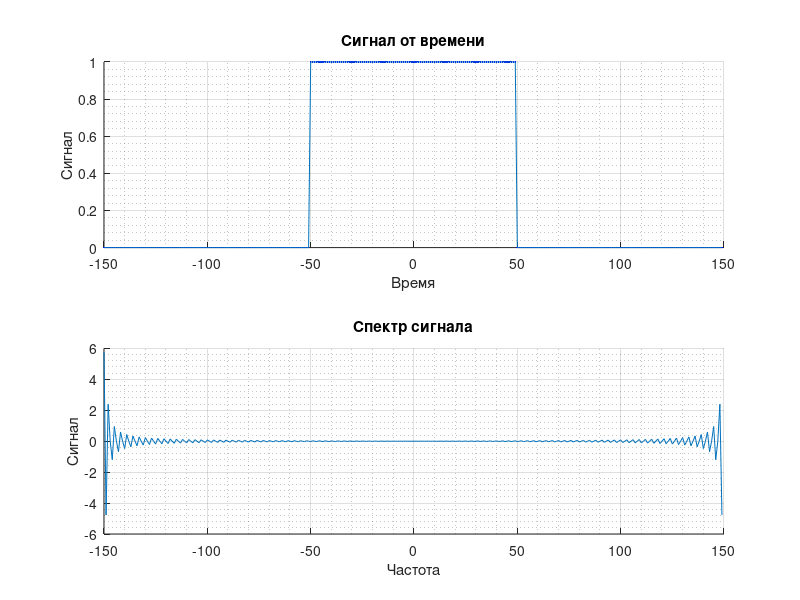

MATLAB code to generate this figure:
N=300;
St=[zeros(N/3,1);ones(N/3,1);zeros(N/3,1)];
n=repmat([0:1:N-1],N,1).* repmat([0:1:N-1].',1,N);

W=( 1/(sqrt(N)) )*exp( (-i*2*pi*n)/N );
Sf=W*St;

t=[-N/2:1:(N/2)-1].';
f=[-N/2:1:(N/2)-1].';

figure
    subplot(2,1,1)
    hold on
    plot(t,St,'b.','MarkerSize',4)
    plot(t,St,'MarkerSize',4)
    grid on
    grid minor
    xlabel('Время');
    ylabel('Сигнал');
    title('Сигнал от времени');
    hold off

    subplot(2,1,2)
    hold on
    plot(f,Sf,'MarkerSize',4)
    grid on
    grid minor
    xlabel('Частота');
    ylabel('Сигнал');
    title('Спектр сигнала');
    hold off


